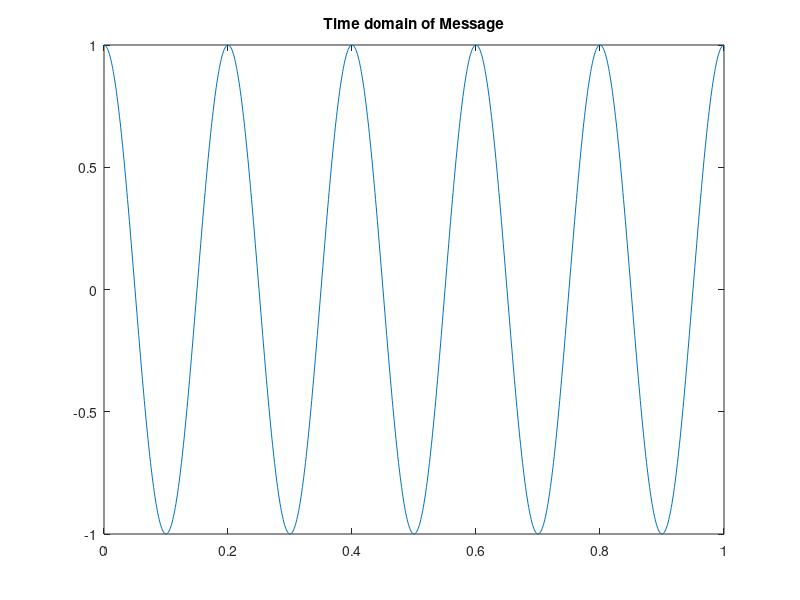
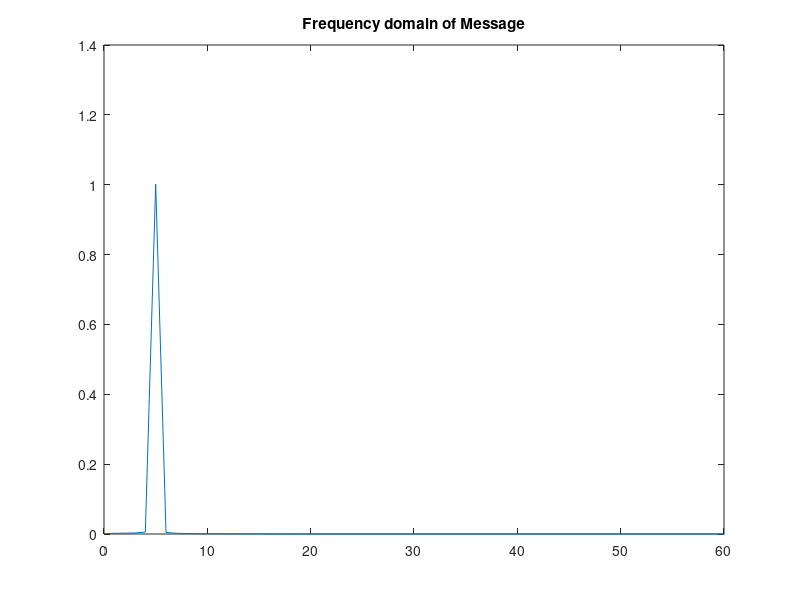
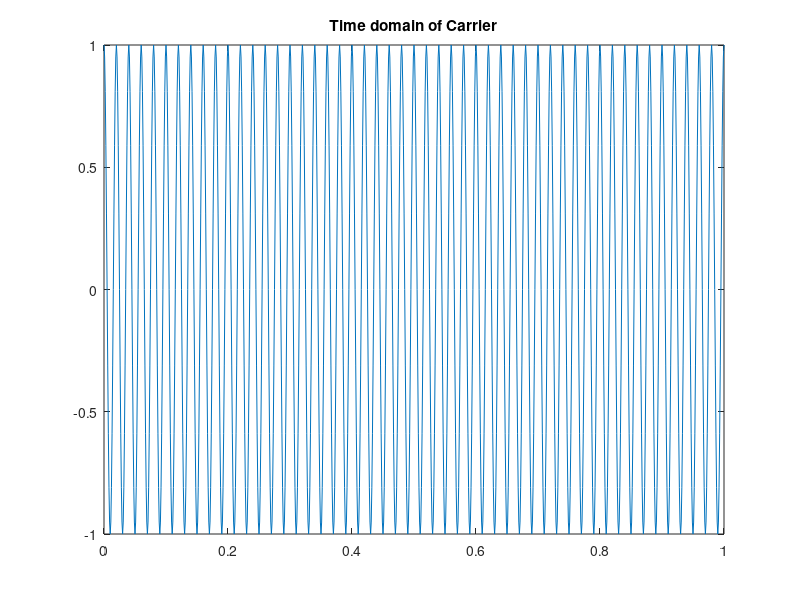
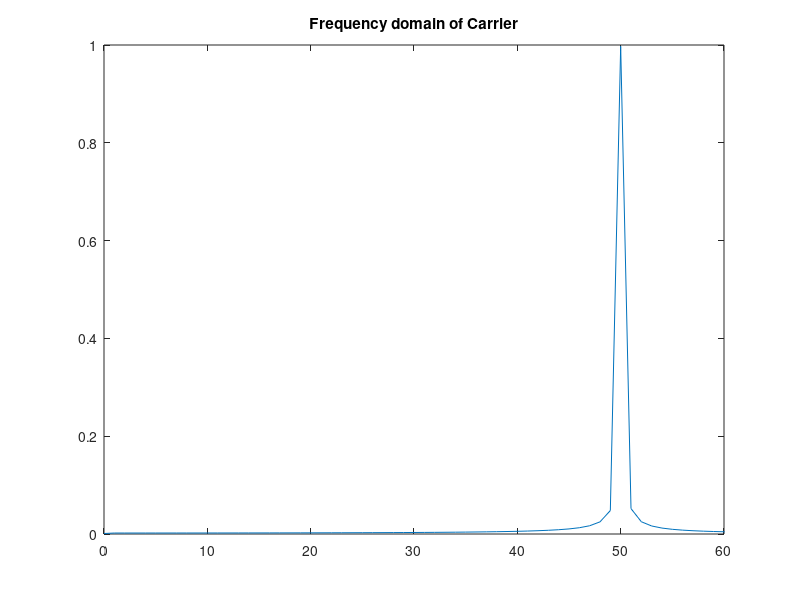

The MATLAB source for these figures, in order:
fs = 1000;
dt = 1/fs;
t= (0:dt:1);
%%Message signal
fm = 5; 
m = cos(2 *pi * fm *t);
%carrier signal
fc = 50;
Ac = 1;
carrier_signal  = Ac * cos(2 * pi * fc * t);
modulation_factor = 5;
modulated_signal  = fmmod(m, fc, fs, modulation_factor);
%%%%%%%%%%%%%%%%%%%%%%%%%%%%%%%%    MESSAGE %%%%%%%%%%%%%%%%%%%%%%
%Time domain of Message 
fig1 = figure(1)
plot( t, m)
title('Time domain of Message')

%Frequency domain of Message
fft_message = fft(m);
L = 1000;

P2 = abs(fft_message/ L);
P1 = P2(1:L/2+1);
P1(2:end-1) = 2 * P1(2:end-1);
    %frequency domain
f= fs * (0:(L/2))/L;
fig2 = figure(2)
plot(f,P1);
xlim([0 60])
title('Frequency domain of Message');

%%%%%%%%%%%%%%%%%%%%%%%%%%%%%%%%    CARRIER  %%%%%%%%%%%%%%%%%%%%%%
%Time domain of CARRIER 
fig3 = figure(3);
plot( t, carrier_signal);
title('Time domain of Carrier');

%Frequency domain of CARRIER
fft_carrier = fft(carrier_signal);
L = 1000;

P2 = abs(fft_carrier/ L);
P1 = P2(1:L/2+1);
P1(2:end-1) = 2 * P1(2:end-1);
    %frequency domain
f= fs * (0:(L/2))/L;
fig4 = figure(4);
plot(f,P1);
xlim([0 60])
title('Frequency domain of Carrier');

%%%%%%%%---------MODULATED-----------%%%%%%%%%%%
%%Frequency Modulation
modulated_signal  = fmmod(m, fc, fs, modulation_factor);
fig6 = figure(6);
plot( t, modulated_signal, 'c');
xlabel('Time(s)');
ylabel('Amplitude');
title('Time domain of modulated Signal');
ylim([-2.0 2.0]);

%Frequency domain of Modulated
fft_modulated = fft(modulated_signal);
L = 1000;

P2 = abs(fft_modulated/ L);
P1 = P2(1:L/2+1);
P1(2:end-1) = 2 * P1(2:end-1);
    %frequency domain
f= fs * (0:(L/2))/L;
fig7 = figure(7);
plot(f,P1);
xlim([0 60])
title('Frequency domain of modulated Signal');